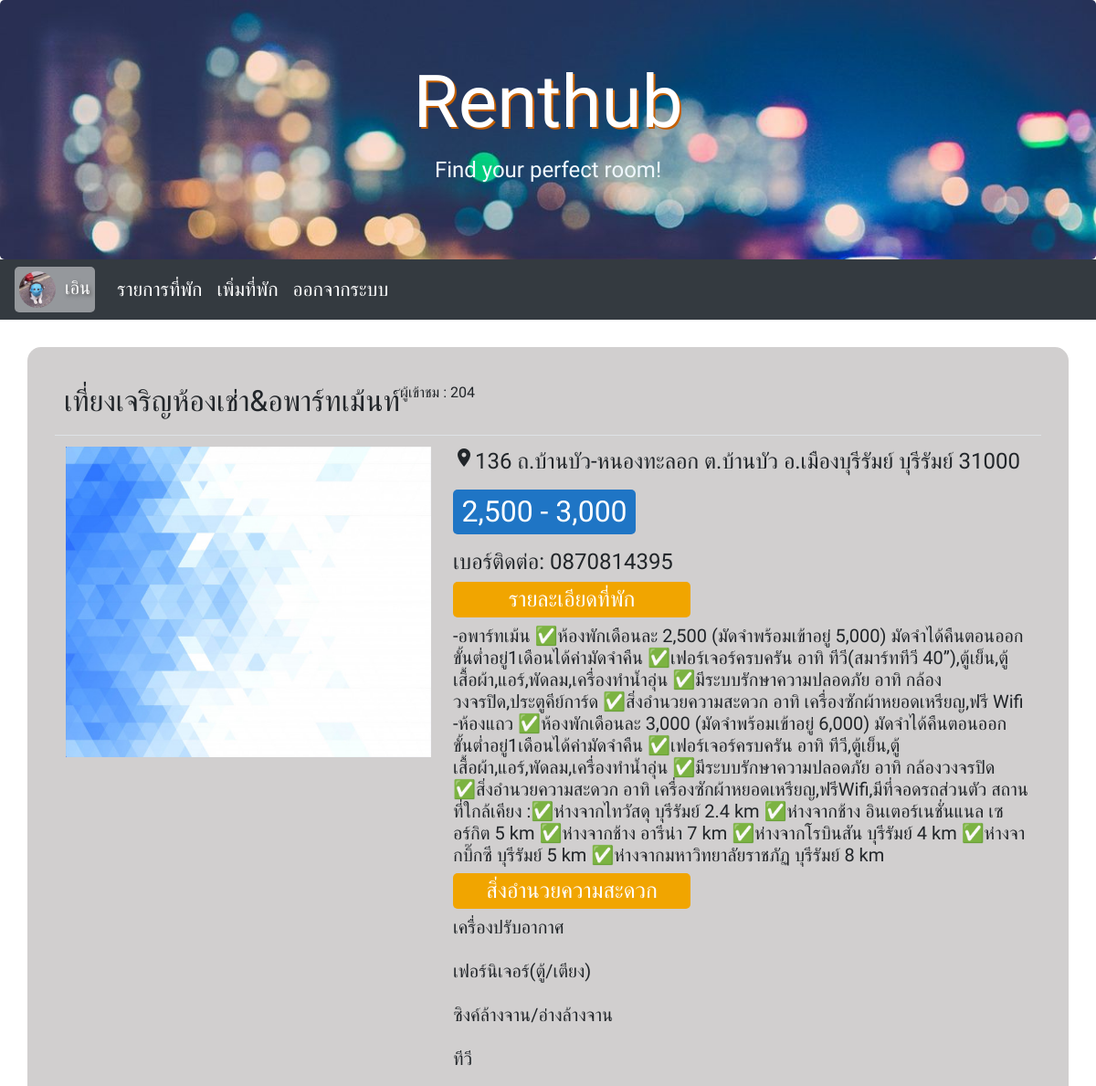
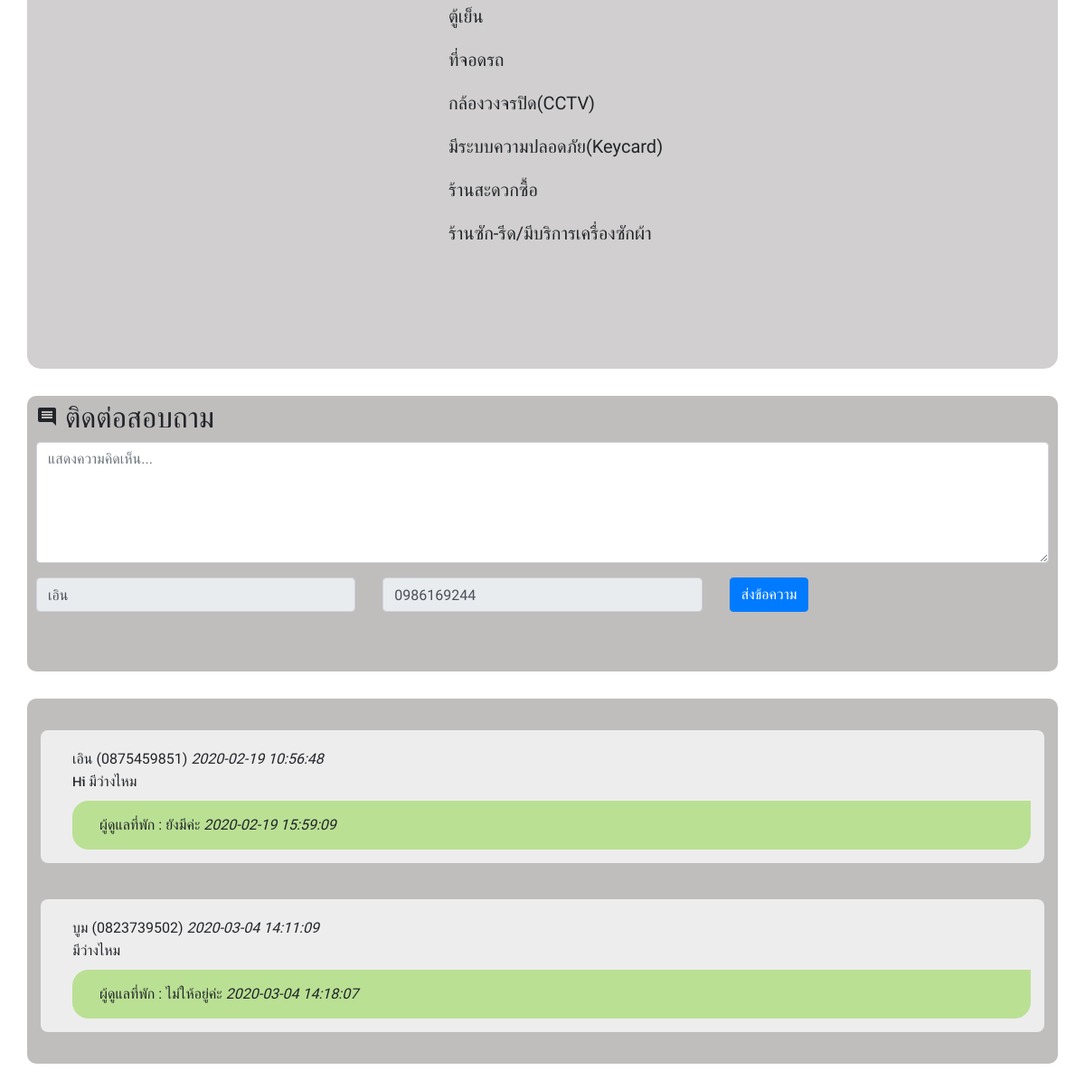
/apartment_detail.php?aid=23 (signed in), run on the app's committed database (2 pictures, top to bottom).
### tables this page shows
CREATE TABLE `user` (
  `id` int(11) NOT NULL,
  `name` varchar(50) NOT NULL,
  `username` varchar(20) NOT NULL,
  `password` varchar(20) NOT NULL,
  `phone` varchar(10) NOT NULL,
  `profile_pic` varchar(255) NOT NULL DEFAULT 'user.png'
);

CREATE TABLE `aparment` (
  `id` int(11) NOT NULL,
  `apart_name` varchar(100) NOT NULL,
  `apart_detail` text NOT NULL,
  `apart_rent` varchar(30) NOT NULL DEFAULT 'โทรสอบถาม',
  `apart_facility` text NOT NULL,
  `apart_address` text NOT NULL,
  `apart_phone` varchar(10) NOT NULL,
  `apart_province` varchar(30) NOT NULL,
  `apart_img` varchar(255) NOT NULL DEFAULT 'no-image-box.png',
  `user_id` int(11) NOT NULL,
  `visitors` int(11) NOT NULL DEFAULT 0
);

CREATE TABLE `comment` (
  `id_com` int(11) NOT NULL,
  `comment` text NOT NULL,
  `name` varchar(50) NOT NULL,
  `phone` varchar(20) NOT NULL,
  `date_time` datetime NOT NULL DEFAULT current_timestamp(),
  `apart_id` int(11) NOT NULL
);

CREATE TABLE `reply` (
  `id_reply` int(11) NOT NULL,
  `reply` text NOT NULL,
  `user_id` int(11) NOT NULL,
  `id_com` int(11) NOT NULL,
  `date_time` datetime NOT NULL DEFAULT current_timestamp()
);

### apartment_detail.php (the view, shortened to what this page needs)
<?php
include("connect.php");
?>
<!DOCTYPE html>
<html lang="en">
<head>
    <link rel="stylesheet" href="https://maxcdn.bootstrapcdn.com/bootstrap/4.4.1/css/bootstrap.min.css">
    <link rel="stylesheet" type="text/css" href="./css/flaticon.css">
    <link rel="stylesheet" href="Main.css">
</head>
<body>
    <div class="jumbotron text-center head" style="margin-bottom:0">
        <h1>Renthub</h1>
        <p>Find your perfect room!</p>
    </div>
    <?php
    $uid = $_SESSION["user_id"];
    $q = "SELECT * FROM user WHERE id = $uid";
    $result = mysqli_query($conn, $q);
    $rs = mysqli_fetch_array($result);
    ?>
    <nav class="navbar navbar-expand-sm bg-dark navbar-dark">
        <a class="navbar-brand account" href="./user.php">
            <img src="<?= "img/" . $rs['profile_pic']; ?>" style="width:40px;border-radius: 50%;">&nbsp;
            <?php echo $rs['name']; ?>
        </a>
        <ul class="navbar-nav">
            <li class="nav-item a ">
                <a class="nav-link active" href="./list.php">รายการที่พัก</a>
            </li>
        </ul>
        <ul class="navbar-nav">
            <li class="nav-item a ">
                <a class="nav-link active" href="./add.php">เพิ่มที่พัก</a>
            </li>
        </ul>
        <ul class="navbar-nav">
            <li class="nav-item a ">
                <a class="nav-link active" href="./logout.php">ออกจากระบบ</a>
            </li>
        </ul>
    </nav>
    <div class="inside">
        <?php
        $aid = $_GET['aid'];
        $q = "SELECT * FROM aparment WHERE id = $aid";
        $result = mysqli_query($conn, $q);
        $rs = mysqli_fetch_array($result, MYSQLI_ASSOC);
        ?>
        <h2 style="text-align: center;"><?= $rs['apart_name'] ?> <div class="visitors">ผู้เข้าชม : <?= $rs['visitors'] ?></div>
        </h2>
        <table class="table table-hover">
            <tbody>
                <tr>
                    <td align="center">
                        <img src="<?= "img/" . $rs['apart_img']; ?>" style="width: 400px;height: 340px;">
                    </td>
                    <td>
                        <h4>
                            <p class="location"><i class="material-icons">place</i><?= $rs['apart_address'] ?></p>
                        </h4>
                        <h2>
                            <p class="pricess"><?= $rs['apart_rent'] ?></p>
                        </h2>
                        <h4>เบอร์ติดต่อ: <?= $rs['apart_phone'] ?></h4>
                        <h4 class="prices">รายละเอียดที่พัก</h4>
                        <h5><?= $rs['apart_detail'] ?></h5>
                        <h4 class="prices">สิ่งอำนวยความสะดวก</h4>
                        <h5><?php
                            $text = $rs['apart_facility'];
                            $text = explode(" ", $text);
                            for ($start = 0; $start < count($text); $start++) {
                                echo $text[$start] . "<br><br>";
                            }
                            ?></h5>
                    </td>
                </tr>
            </tbody>
        </table>
    </div>
    <div class="comment">
        <h2><i class="material-icons">comment</i> ติดต่อสอบถาม</h2>
        <form action="./comment_user.php" method="post">
            <div class="form-group">
                <textarea class="form-control" rows="5" placeholder="แสดงความคิดเห็น..." name="comment"></textarea>
            </div>
            <?php
            $sql = "SELECT * FROM user WHERE id = $uid";
            $result = mysqli_query($conn, $sql);
            $row = mysqli_fetch_array($result, MYSQLI_ASSOC);
            ?>
            <div class="form-group">
                <div class="row">
                    <div class="col">
                        <input type="text" class="form-control" placeholder="ชื่อ" name="name" value="<?= $row['name']; ?>" disabled>
                    </div>
                    <div class="col">
                        <input type="text" class="form-control" placeholder="เบอร์โทรศัพท์" name="phone" value="<?= $row['phone']; ?>" disabled>
                    </div>
                    <div class="col">
                        <button type="submit" class="btn btn-primary">ส่งข้อความ</button>
                    </div>
                </div>
            </div>
        </form>
    </div>
    <div class="show_comment comment">
        <?php
        $com = "SELECT * FROM comment WHERE apart_id = $aid";
        $result = mysqli_query($conn, $com);
        while ($row = mysqli_fetch_array($result)) {
        ?>
            <div class="data_comment">
                <div class="name_phone">
                    <?= $row['name'] ?> (<?= $row['phone'] ?>) <i><?= $row['date_time'] ?></i>
                </div>
                <?= $row['comment']; ?> <br>
                <div class="data_reply_main" <?php
                                                $id_com = $row['id_com'];
                                                $show_reply = "SELECT * FROM reply WHERE id_com = $id_com ";
                                                $fetch_reply = mysqli_query($conn, $show_reply);
                                                $get = mysqli_fetch_array($fetch_reply);
                                                if ($get['id_reply'] == null) {
                                                    echo "hidden";
                                                } else {
                                                    echo " ";
                                                }
                                                ?>>
                    <?php
                    $id_com = $row['id_com'];
                    $show_reply = "SELECT * FROM reply WHERE id_com = $id_com ";
                    $fetch_reply = mysqli_query($conn, $show_reply);
                    while ($re = mysqli_fetch_array($fetch_reply)) {
                    ?>
                        ผู้ดูแลที่พัก : <?= $re['reply'] ?> <i><?= $re['date_time'] ?></i> <br>
                    <?php } ?>
                </div>
            </div>
        <?php } ?>
    </div>
</body>
</html>

### Main.css (style rules this page uses)
* { font-family: 'Barlow Condensed', 'Kanit'; }
li > a { font-size: 16pt; }
.head > h1 { font-family: 'Pattaya', sans-serif; font-size: 60pt; color: rgb(255, 255, 255); text-shadow: 2px 2px #c55f00 ; }
.head > p { font-size: 18pt; color: aliceblue; }
.head { background-image: url('./img/bg.jpg'); background-size: cover; }
.inside { margin: 30px; background-color: #d1cfcf; border-radius: 15px; padding: 30px; }
.inside > h2 { display: flex; padding: 10px; }
.account { background-color:rgba(255, 255, 255, 0.48); padding: 5px; border-radius: 5px; text-shadow: 2px 2px 4px #535252; }
.location { align-items: center; }
.prices { background-color: rgb(241, 165, 0); width: 260px; text-align: center; border-radius: 5px; color: white; padding-bottom: 5px; padding-top: 5px; }
.pricess { background-color: rgb(31, 117, 197); width: 200px; text-align: center; border-radius: 5px; color: white; padding-bottom: 5px; padding-top: 5px; }
.comment { margin: 30px; background-color: #c0bdbd; padding: 5px; padding-left: 10px; border-radius: 10px; padding-right: 10px; padding-bottom: 50px; }
.show_comment { padding: 15px; display: flex; flex-wrap: wrap; align-items: center; }
.name_phone { padding-left: -20px; align-items: center; display: block; font-family: 'Athiti', 'Kanit'; align-items: center; }
.data_comment { padding: 15px; padding-left: 35px; background-color: #eeeded; width: 1408px; margin-top: 20px; border-radius: 8px; margin-bottom: 20px; padding-top: 20px; font-family: 'Kanit'; align-items: center; }
.data_reply_main { background-color: rgb(186, 224, 148); padding: 15px; width: auto; border-radius: 18px 0px 18px 18px; margin-top: 10px; padding-left: 30px; align-items: baseline; }
.visitors { display: flex; align-items: baseline; font-size: 16px; }

### data on the page
user: profile_pic (picture), name "เอิน", phone "0986169244"
aparment: apart_name "เที่ยงเจริญห้องเช่า&อพาร์ทเม้นท์", visitors "204", apart_img (picture), apart_address "136 ถ.บ้านบัว-หนองทะลอก ต.บ้านบัว อ.เมืองบุรีรัมย์ บุรีรัมย์ 31000", apart_rent "2,500 - 3,000", apart_phone "0870814395", apart_detail "-อพาร์ทเม้น ✅ห้องพักเดือนละ 2,500 (มัดจำพร้อมเข้าอยู่ 5,000) มัดจำได้คืนตอนออก ขั้นต่ำอยู่1เดือนได้ค่ามัดจำคืน ✅เฟอร์เจอร์ครบครัน อาทิ ทีวี(สมาร์ททีวี 40”),ตู้เย็น,ตู้เสื้อผ้า,แอร์,พัดลม,เครื่องทำน้ำอุ่น ✅มีระบบรักษาความปลอดภัย อาทิ กล้องวงจรปิด,ประตูคีย์การ์ด ✅สิ่งอำนวยความสะดวก อาทิ เครื่องซักผ้าหยอดเหรียญ,ฟรี Wifi -ห้องแถว ✅ห้องพักเดือนละ 3,000 (มัดจำพร้อมเข้าอยู่ 6,000) มัดจำได้คืนตอนออก ขั้นต่ำอยู่1เดือนได้ค่ามัดจำคืน ✅เฟอร์เจอร์ครบครัน อาทิ ทีวี,ตู้เย็น,ตู้เสื้อผ้า,แอร์,พัดลม,เครื่องทำน้ำอุ่น ✅มีระบบรักษาความปลอดภัย อาทิ กล้องวงจรปิด ✅สิ่งอำนวยความสะดวก อาทิ เครื่องซักผ้าหยอดเหรียญ,ฟรีWifi,มีที่จอดรถส่วนตัว สถานที่ใกล้เคียง :✅ห่างจากไทวัสดุ บุรีรัมย์ 2.4 km ✅ห่างจากช้าง…", apart_facility "เครื่องปรับอากาศ", apart_facility "เฟอร์นิเจอร์(ตู้/เตียง)", apart_facility "ซิงค์ล้างจาน/อ่างล้างจาน", apart_facility "ทีวี", apart_facility "ตู้เย็น", apart_facility "ที่จอดรถ", apart_facility "กล้องวงจรปิด(CCTV)", apart_facility "มีระบบความปลอดภัย(Keycard)", apart_facility "ร้านสะดวกซื้อ", apart_facility "ร้านซัก-รีด/มีบริการเครื่องซักผ้า"
comment: name "เอิน", phone "0875459851", date_time "2020-02-19 10:56:48", comment "Hi มีว่างไหม"
reply: reply "ยังมีค่ะ", date_time "2020-02-19 15:59:09"
comment: name "บูม", phone "0823739502", date_time "2020-03-04 14:11:09", comment "มีว่างไหม"
reply: reply "ไม่ให้อยู่ค่ะ", date_time "2020-03-04 14:18:07"
